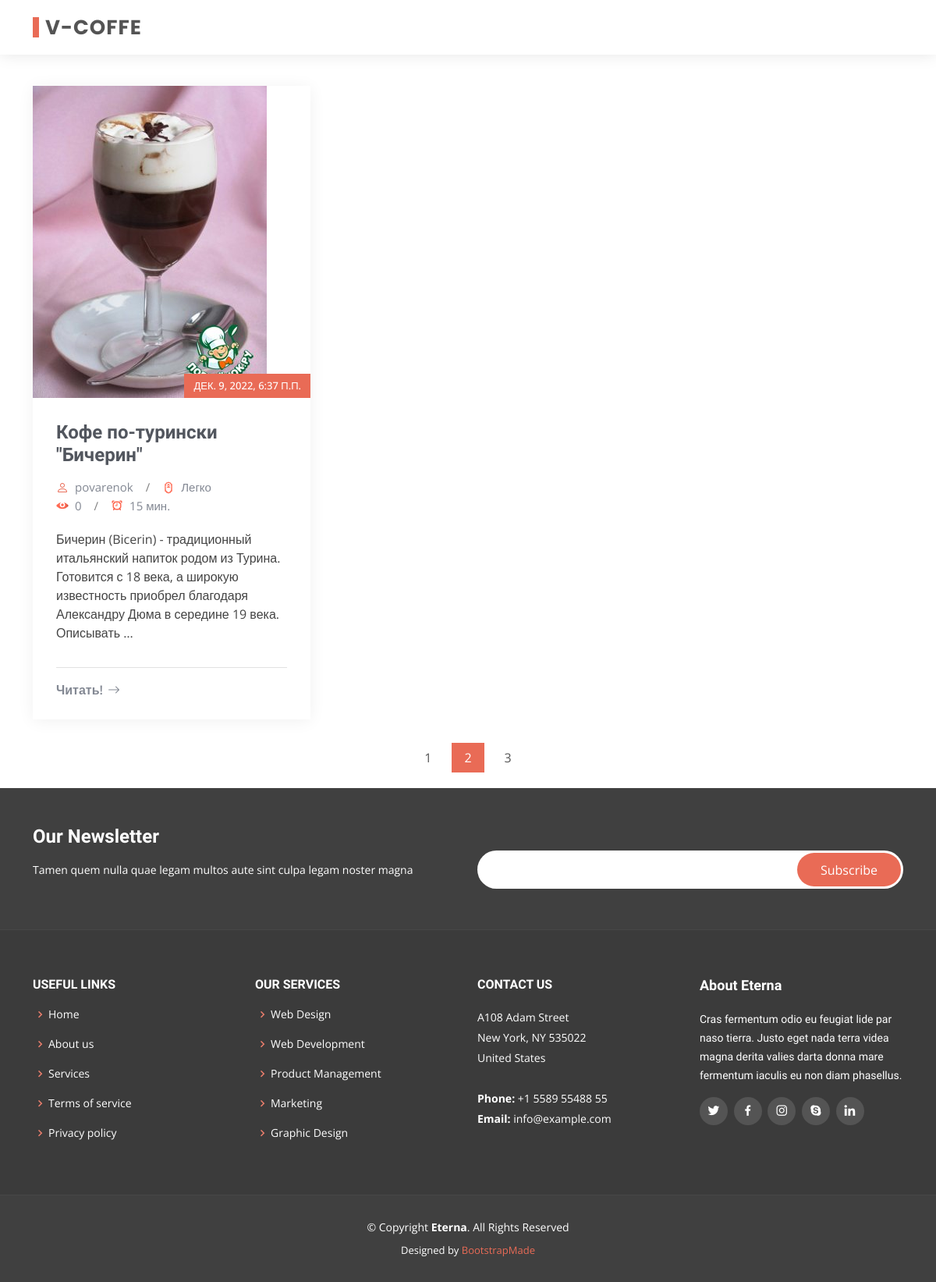
The app's page /all-recipes/, older data.
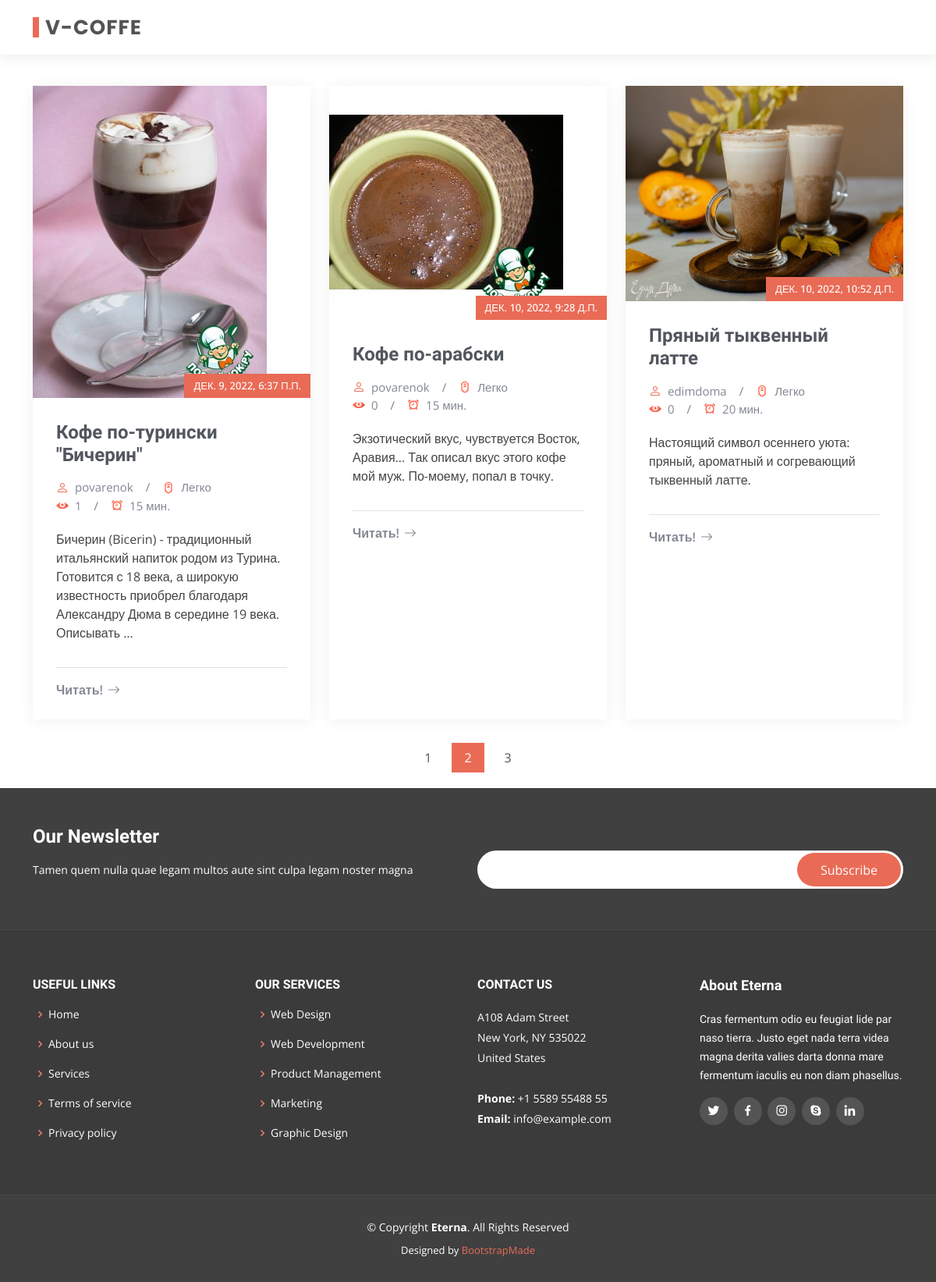
The same page, newer data.
### home/models.py (models this page shows, shortened)
class Recipe(models.Model):
    title = models.CharField(max_length=150, help_text='Название блюда')
    cooking_time = models.IntegerField(default=-1, help_text="Время готовки")
    number_of_servings = models.IntegerField(default=1, help_text="Сколько порций")
    complexity = models.ForeignKey(Complexity, on_delete=models.PROTECT, default=1, help_text="Сложность готовки")
    ingredients = models.TextField(null=False, help_text="Ингридиенты")
    steps = models.TextField(null=False, help_text="Шаги приготовления блюда")
    calories = models.FloatField(default=0, help_text="Кол-во калорий на 100гр")
    proteins = models.FloatField(default=0, help_text="Кол-во белков на 100гр")
    fats = models.FloatField(default=0, help_text="Кол-во жиров на 100гр")
    carbohydrates = models.FloatField(default=0, help_text="Кол-во углеводов на 100гр")
    _type = models.ForeignKey(Type, on_delete=models.PROTECT, help_text="Тип блюда")
    tags = models.ManyToManyField(Tags, help_text="Теги")
    author_name = models.CharField(max_length=150, help_text="Имя автора (или сайта)")
    author_link = models.CharField(max_length=150, help_text="ссылка на автора или на сайт")
    quote = models.TextField(help_text="Небольшое описание")
    preview_photo = models.ImageField(upload_to=path_and_rename, help_text="фотка")
    views = models.IntegerField(default=0, help_text="не трогай")
    published = models.DateTimeField(auto_now_add=True)
    url = models.CharField(max_length=150, unique=True, null=False, blank=True, help_text="пиши тут что хочешь")
    kitchen = models.ForeignKey(Type_of_kitchen, on_delete=models.PROTECT, default=1)
    class Meta:
        verbose_name = "Рецепт"
        verbose_name_plural = "Рецепты"

class Complexity(models.Model):
    title = models.CharField(max_length=150)
    def __str__(self):
        return self.title
    class Meta:
        verbose_name = "Уровень сложности готовки"
        verbose_name_plural = "Уровни сложности готовки"

### home/views.py (the view)
# urls.py: path("all-recipes/", AllRecipes.as_view(), name="all_recipes"),
class AllRecipes(View):
    template_name = 'home/AllRecipes.html'
    def get_context_data(self, **kwargs):
        AllRecipesObjects = Recipe.objects.all()
        return {
            'title': 'Все рецепты',
            'media': MEDIA_URL,
            'recipes': AllRecipesObjects
        }
    def get(self, request):
        return render(request, self.template_name, self.get_context_data())

### templates/home/AllRecipes.html
{% extends 'base.html' %}
{% load static %}
{% block content %}
    <section id="blog" class="blog">
        <div class="container aos-init aos-animate" data-aos="fade-up" data-aos-delay="100">
            <div class="row gy-4 posts-list">
                {% for recipe in recipes %}
                <div class="col-xl-4 col-md-6">
                    <div class="post-item position-relative h-100">
                        <div class="post-img position-relative overflow-hidden"><img src="{{ media }}{{ recipe.preview_photo }}"
                                                                                     class="img-fluid" alt=""> <span
                                class="post-date">{{ recipe.published }}</span></div>
                        <div class="post-content d-flex flex-column"><h3 class="post-title">{{ recipe.title }}</h3>
                            <div class="meta d-flex align-items-center">
                                <div class="d-flex align-items-center"><i class="bi bi-person"></i> <span class="ps-2">{{ recipe.author_name }}</span>
                                </div>
                                <span class="px-3 text-black-50">/</span>
                                <div class="d-flex align-items-center"><img src="{% static 'img/icons/Recipe_description/level.png' %}"  height="16" alt="" class="main-color"><span class="ps-2">{{ recipe.complexity }}</span>
                                </div>
                            </div>
                               <div class="meta d-flex align-items-center">
                                <div class="d-flex align-items-center"><img src="{% static 'img/icons/Recipe_description/eye.png' %}" alt="" height="16"><span class="ps-2">{{ recipe.views }}</span>
                                </div>
                                <span class="px-3 text-black-50">/</span>
                                <div class="d-flex align-items-center"><img src="{% static 'img/icons/Recipe_description/timer.png' %}"  height="16" alt="" class="main-color"><span class="ps-2">{{ recipe.cooking_time }} мин.</span>
                                </div>
                            </div>
                            <p> {{ recipe.quote|truncatewords:25  }}</p>
                            <hr>
                            <a href="{% url 'get_recipe' recipe.url %}" class="readmore stretched-link"><span>Читать!</span><i
                                    class="bi bi-arrow-right"></i></a></div>
                    </div>
                </div>
                {% endfor %}
            </div>
            <div class="blog-pagination">
                <ul class="justify-content-center">
                    <li><a href="#">1</a></li>
                    <li class="active"><a href="#">2</a></li>
                    <li><a href="#">3</a></li>
                </ul>
            </div>
        </div>
    </section>
{% endblock %}

### templates/base.html (shortened to what this page needs)
{% load static %}
<!DOCTYPE html>
<html lang="ru">
<head>
    <link href="{% static 'vendor/animate.css/animate.min.css' %}" rel="stylesheet">
    <link href="{% static 'vendor/bootstrap/css/bootstrap.min.css' %}" rel="stylesheet">
    <link href="{% static 'vendor/bootstrap-icons/bootstrap-icons.css' %}" rel="stylesheet">
    <link href="{% static 'vendor/boxicons/css/boxicons.min.css' %}" rel="stylesheet">
    <link href="{% static 'vendor/glightbox/css/glightbox.min.css' %}" rel="stylesheet">
    <link href="{% static 'vendor/swiper/swiper-bundle.min.css' %}" rel="stylesheet">
    <link rel="stylesheet" href="{% static 'css/main.css' %}">
    <link href="{% static 'css/style.css' %}" rel="stylesheet">
</head>
<body>
<header id="header" class="d-flex align-items-center">
    <div class="container d-flex justify-content-between align-items-center">
        <div class="logo">
            <h1><a href="{% url 'home_home' %}">V-COFFE</a></h1>
        </div>
    </div>
</header>
<main id="main">
    {% block content %}
    {% endblock %}
</main>
<footer id="footer">
    <div class="footer-newsletter">
        <div class="container">
            <div class="row">
                <div class="col-lg-6">
                    <h4>Our Newsletter</h4>
                    <p>Tamen quem nulla quae legam multos aute sint culpa legam noster magna</p>
                </div>
                <div class="col-lg-6">
                    <form action="" method="post">
                        <input type="email" name="email"><input type="submit" value="Subscribe">
                    </form>
                </div>
            </div>
        </div>
    </div>
    <div class="footer-top">
        <div class="container">
            <div class="row">
                <div class="col-lg-3 col-md-6 footer-links">
                    <h4>Useful Links</h4>
                    <ul>
                        <li><i class="bx bx-chevron-right"></i> <a href="#">Home</a></li>
                        <li><i class="bx bx-chevron-right"></i> <a href="#">About us</a></li>
                        <li><i class="bx bx-chevron-right"></i> <a href="#">Services</a></li>
                        <li><i class="bx bx-chevron-right"></i> <a href="#">Terms of service</a></li>
                        <li><i class="bx bx-chevron-right"></i> <a href="#">Privacy policy</a></li>
                    </ul>
                </div>
                <div class="col-lg-3 col-md-6 footer-links">
                    <h4>Our Services</h4>
                    <ul>
                        <li><i class="bx bx-chevron-right"></i> <a href="#">Web Design</a></li>
                        <li><i class="bx bx-chevron-right"></i> <a href="#">Web Development</a></li>
                        <li><i class="bx bx-chevron-right"></i> <a href="#">Product Management</a></li>
                        <li><i class="bx bx-chevron-right"></i> <a href="#">Marketing</a></li>
                        <li><i class="bx bx-chevron-right"></i> <a href="#">Graphic Design</a></li>
                    </ul>
                </div>
                <div class="col-lg-3 col-md-6 footer-contact">
                    <h4>Contact Us</h4>
                    <p>
                        A108 Adam Street <br>
                        New York, NY 535022<br>
                        United States <br><br>
                        <strong>Phone:</strong> +1 5589 55488 55<br>
                        <strong>Email:</strong> info@example.com<br>
                    </p>
                </div>
                <div class="col-lg-3 col-md-6 footer-info">
                    <h3>About Eterna</h3>
                    <p>Cras fermentum odio eu feugiat lide par naso tierra. Justo eget nada terra videa magna derita
                        valies darta donna mare fermentum iaculis eu non diam phasellus.</p>
                    <div class="social-links mt-3">
                        <a href="#" class="twitter"><i class="bx bxl-twitter"></i></a>
                        <a href="#" class="facebook"><i class="bx bxl-facebook"></i></a>
                        <a href="#" class="instagram"><i class="bx bxl-instagram"></i></a>
                        <a href="#" class="google-plus"><i class="bx bxl-skype"></i></a>
                        <a href="#" class="linkedin"><i class="bx bxl-linkedin"></i></a>
                    </div>
                </div>
            </div>
        </div>
    </div>
    <div class="container">
        <div class="copyright">
            &copy; Copyright <strong><span>Eterna</span></strong>. All Rights Reserved
        </div>
        <div class="credits">
            Designed by <a href="https://bootstrapmade.com/">BootstrapMade</a>
        </div>
    </div>
</footer>
</body>
</html>

### static/css/main.css (style rules this page uses)
:root { --font-default: "Open Sans", system-ui, -apple-system, "Segoe UI", Roboto, "Helvetica Neue", Arial, "Noto Sans", "Liberation Sans", sans-serif, "Apple Color Emoji", "Segoe UI Emoji", "Segoe UI Symbol", "Noto Color Emoji"; --font-primary: "Roboto", sans-serif; --font-secondary: "Work Sans", sans-serif; }
:root { --color-default: #364d59; --color-primary: #e96b56; --color-secondary: #52565e; }
:root { scroll-behavior: smooth; }
body { font-family: var(--font-default); color: var(--color-default); overflow-x: hidden; }
a { color: var(--color-primary); text-decoration: none; }
h1, h2, h3, h4, h5, h6 { font-family: var(--font-primary); }
section { padding: 80px 0; overflow: hidden; }
.blog .blog-pagination { margin-top: 30px; color: #838893; }
.blog .blog-pagination ul { display: flex; padding: 0; margin: 0; list-style: none; }
.blog .blog-pagination li { margin: 0 5px; transition: 0.3s; }
.blog .blog-pagination li a { color: var(--color-secondary); padding: 7px 16px; display: flex; align-items: center; justify-content: center; }
.blog .blog-pagination li.active, .blog .blog-pagination li:hover { background: var(--color-primary); color: #fff; }
.blog .blog-pagination li.active a, .blog .blog-pagination li:hover a { color: var(--color-white); }
.blog .posts-list .post-item { box-shadow: 0px 2px 20px rgba(0, 0, 0, 0.06); transition: 0.3s; }
.blog .posts-list .post-img img { transition: 0.5s; }
.blog .posts-list .post-date { position: absolute; right: 0; bottom: 0; background-color: var(--color-primary); color: #fff; text-transform: uppercase; font-size: 13px; padding: 6px 12px; font-weight: 500; }
.blog .posts-list .post-content { padding: 30px; }
.blog .posts-list .post-title { font-size: 24px; color: var(--color-secondary); font-weight: 700; transition: 0.3s; margin-bottom: 15px; }
.blog .posts-list .meta i { font-size: 16px; color: var(--color-primary); }
.blog .posts-list .meta span { font-size: 15px; color: #838893; }
.blog .posts-list p { margin-top: 20px; }
.blog .posts-list hr { color: #888; margin-bottom: 20px; }
.blog .posts-list .readmore { display: flex; align-items: center; font-weight: 600; line-height: 1; transition: 0.3s; color: #838893; }
.blog .posts-list .readmore i { line-height: 0; margin-left: 6px; font-size: 16px; }

Row changes from the older to the newer data that the page shows:
changed Recipe "Кофе по-турински \"Бичерин\"": views "0" → "1"
added Recipe: preview_photo (picture), published "ДЕК. 10, 2022, 9:28 Д.П.", title "Кофе по-арабски", author_name "povarenok", complexity "Легко", views "0", cooking_time "15", quote "Экзотический вкус, чувствуется Восток, Аравия... Так описал вкус этого кофе мой муж. По-моему, попал в точку."
added Recipe: preview_photo (picture), published "ДЕК. 10, 2022, 10:52 Д.П.", title "Пряный тыквенный латте", author_name "edimdoma", complexity "Легко", views "0", cooking_time "20", quote "Настоящий символ осеннего уюта: пряный, ароматный и согревающий тыквенный латте."
